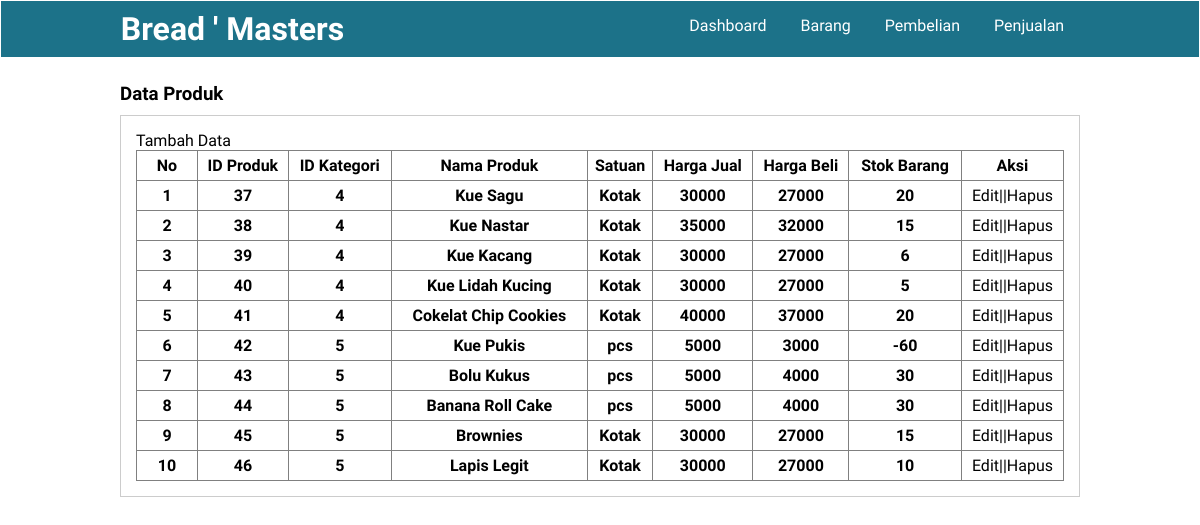
/data_barang.php (signed in), run on an earlier commit of the app's database.
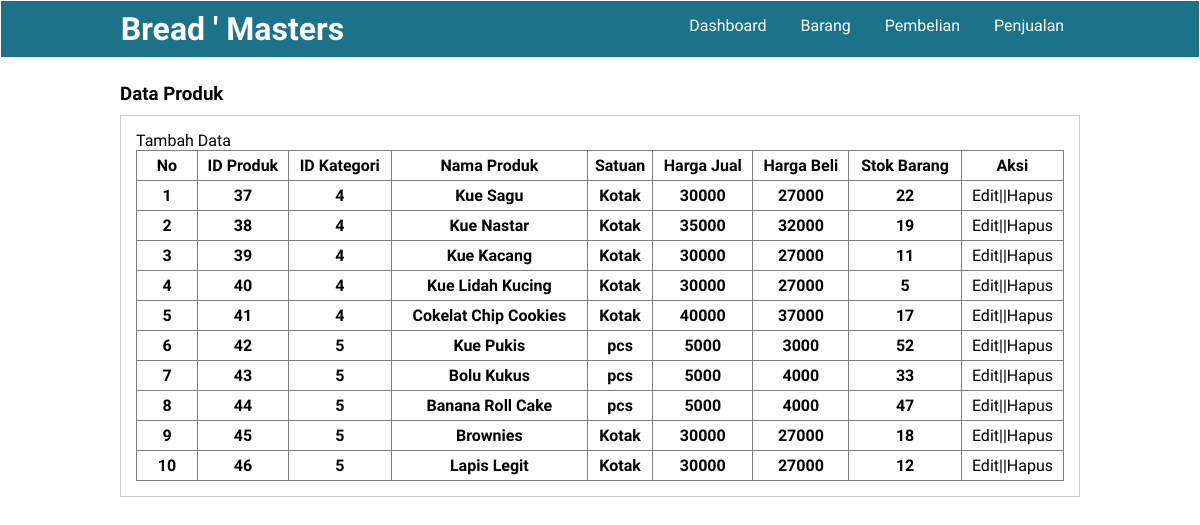
And on a later commit of the database.
### tables this page shows
CREATE TABLE `produk` (
  `id_produk` int(11) NOT NULL,
  `id_toko` int(11) NOT NULL,
  `nama_produk` varchar(100) NOT NULL,
  `id_kategori` int(11) NOT NULL,
  `satuan` varchar(50) NOT NULL,
  `harga_beli` int(11) NOT NULL,
  `harga_jual` int(11) NOT NULL,
  `stok` varchar(225) NOT NULL,
  `created_at` timestamp NOT NULL DEFAULT current_timestamp() ON UPDATE current_timestamp()
);

### data_barang.php (the view, shortened to what this page needs)
<?php
    include "koneksi.php";
    $query = mysqli_query($conn,'SELECT * FROM produk');
?>
<!DOCTYPE html>
<html lang="en">
<head>
    <link rel="stylesheet" href="dekorasi.css">
</head>
<body>
    <header>
        <div class="container">
        <h1><a href="dashboard.php">Bread ' Masters</a></h1>
        <ul>
            <li><a href="dashboard.php">Dashboard</a></li>
            <li><a href="data_barang.php">Barang</a></li>
            <li><a href="pembelian.php">Pembelian</a></li>
            <li><a href="penjualan.php">Penjualan</a></li>
        </ul>
        </div>
    </header>
    <div class="section">
        <div class="container">
            <h3>Data Produk</h3>
            <div class="box">
                <p><a href="tambah-produk.php">Tambah Data</a></p>
                <table border="1" cellspacing="0" class="table">
                    <thead>
                        <tr>
                            <th width="60px">No</th>
                            <th>ID Produk</th>
                            <th>ID Kategori</th>
                            <th>Nama Produk</th>
                            <th>Satuan</th>
                            <th>Harga Jual</th>
                            <th>Harga Beli</th>
                            <th>Stok Barang</th>
                            <th width="100px">Aksi</th>
                        </tr>
                    </thead>
                    <tbody>
                    <?php
                    $no = 1;
                    while($data_barang = mysqli_fetch_assoc($query)):?>
                        <tr>
                        <th><?php echo $no++ ?></th>
                        <th><?php echo $data_barang["id_produk"] ?></th>
                        <th><?php echo $data_barang["id_kategori"] ?></th>
                        <th><?php echo $data_barang["nama_produk"] ?></th>
                        <th><?php echo $data_barang["satuan"] ?></th>
                        <th><?php echo $data_barang["harga_jual"] ?></th>
                        <th><?php echo $data_barang["harga_beli"] ?></th>
                        <th><?php echo $data_barang["stok"]?></th>
                        <td>
                                <a href="./proses/edit_barang.php?id_produk=<?php echo $data_barang['id_produk'] ?>">Edit</a>||<a href="./proses/hapus_barang.php?id=<?php echo $data_barang['id_produk'] ?>" onclick="return confirm('Anda yakin ingin menghapus data ini??')">Hapus</a>
                            </td>
                        </tr>
                    <?php endwhile ?>
</tbody>
</body>
</html>

### dekorasi.css (style rules this page uses)
* { padding: 0; margin: 0; font-family: 'quicksand', sans-serif; }
a { color: inherit; text-decoration: none; }
body { background-color: #fff }
header { border: 1px solid; background-color: #1c7289; color: #fff; }
header h1 { float: left; padding: 9px 0; }
header ul { float: right; }
header ul li { display: inline-block; }
header ul li a { padding: 15px; display: inline-block; }
.container { width: 80%; margin: 0 auto; }
.container:after { content: ''; display: block; clear: both; }
.section { padding: 25px 0; }
.box { background-color: #fff; border: 1px solid #ccc; padding: 15px; box-sizing: border-box; margin: 10px 0 25px 0; }
.box:after { content: ''; display: block; clear: both; }
.table { width: 100%; border-collapse: collapse; }
.table tr { height: 30px; }
.table tr td { padding: 5px 10px; }

What changed in the data, as far as the page shows it:
changed produk "Kue Sagu": stok "20" → "22"
changed produk "Kue Nastar": stok "15" → "19"
changed produk "Kue Kacang": stok "6" → "11"
changed produk "Cokelat Chip Cookies": stok "20" → "17"
changed produk "Kue Pukis": stok "-60" → "52"
changed produk "Bolu Kukus": stok "30" → "33"
changed produk "Banana Roll Cake": stok "30" → "47"
changed produk "Brownies": stok "15" → "18"
changed produk "Lapis Legit": stok "10" → "12"
